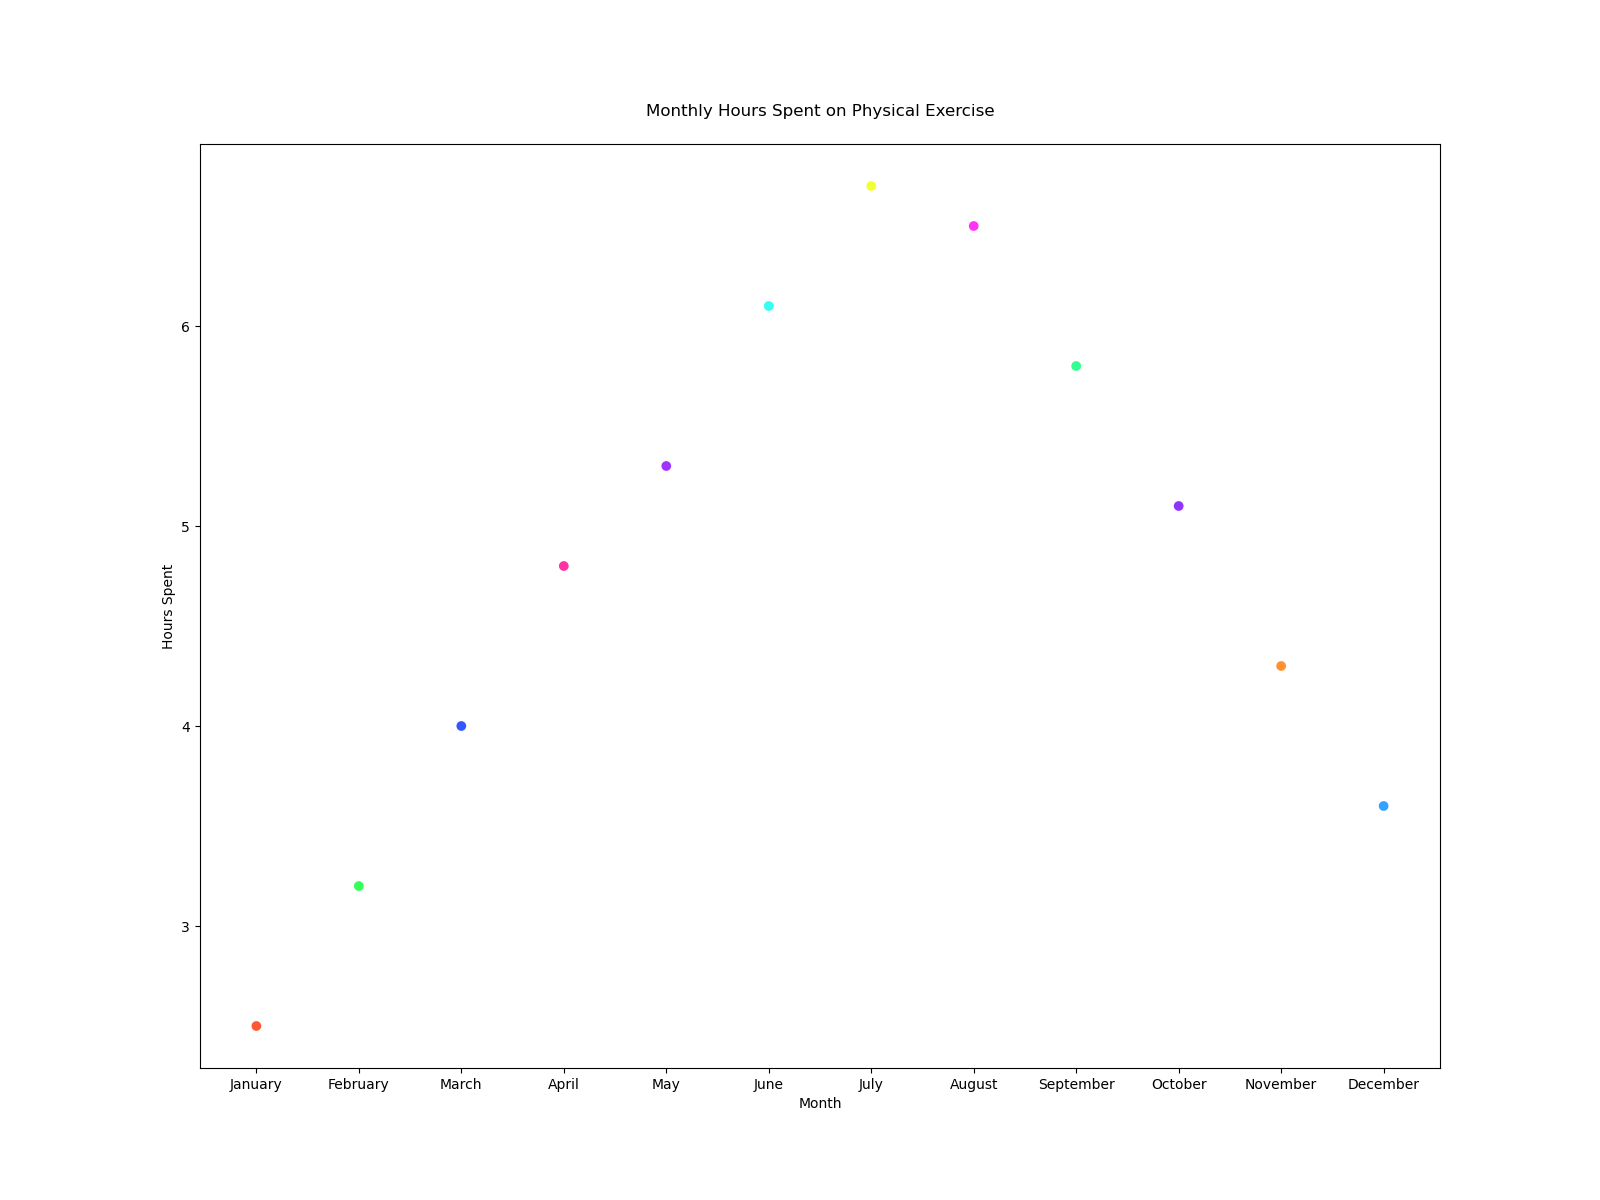

Recreate this plot in Python.

import matplotlib.pyplot as plt

# Data points
months = ['January', 'February', 'March', 'April', 'May', 'June',
          'July', 'August', 'September', 'October', 'November', 'December']
hours_spent = [2.5, 3.2, 4.0, 4.8, 5.3, 6.1, 6.7, 6.5, 5.8, 5.1, 4.3, 3.6]

# Colors for each point
colors = [
    '#FF5733', '#33FF57', '#3357FF', '#FF33A1', '#A133FF',
    '#33FFF2', '#F2FF33', '#FF33F5', '#33FF91', '#9133FF', '#FF9133', '#33A1FF'
]

# Change width and height of the chart
plt.figure(figsize=(16, 12))

# Scatter plot
plt.scatter(months, hours_spent, c=colors)

# Title and labels
plt.title('Monthly Hours Spent on Physical Exercise', pad=20)
plt.xlabel('Month')
plt.ylabel('Hours Spent')

# Adjust x-axis to show each month
plt.xticks(months)

# Show plot
plt.show()
